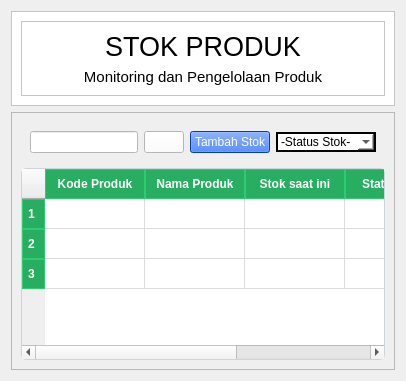
         <widget class="QWidget" name="Stok">
          <layout class="QVBoxLayout" name="verticalLayout_21">
           <item>
            <widget class="QFrame" name="frame_28">
             <property name="styleSheet">
              <string notr="true">background-color: rgb(255, 255, 255);</string>
             </property>
             <property name="frameShape">
              <enum>QFrame::Shape::StyledPanel</enum>
             </property>
             <property name="frameShadow">
              <enum>QFrame::Shadow::Raised</enum>
             </property>
             <layout class="QVBoxLayout" name="verticalLayout_22">
              <item>
               <widget class="QFrame" name="frame_29">
                <property name="styleSheet">
                 <string notr="true">background-color: rgb(255, 255, 255);</string>
                </property>
                <property name="frameShape">
                 <enum>QFrame::Shape::StyledPanel</enum>
                </property>
                <property name="frameShadow">
                 <enum>QFrame::Shadow::Raised</enum>
                </property>
                <layout class="QVBoxLayout" name="verticalLayout_31">
                 <item>
                  <widget class="QLabel" name="Judul_produk">
                   <property name="font">
                    <font>
                     <pointsize>20</pointsize>
                    </font>
                   </property>
                   <property name="styleSheet">
                    <string notr="true">background-color: rgb(255, 255, 255);</string>
                   </property>
                   <property name="text">
                    <string>STOK PRODUK</string>
                   </property>
                   <property name="alignment">
                    <set>Qt::AlignmentFlag::AlignCenter</set>
                   </property>
                  </widget>
                 </item>
                 <item>
                  <widget class="QLabel" name="subjudul_produk">
                   <property name="font">
                    <font>
                     <pointsize>11</pointsize>
                    </font>
                   </property>
                   <property name="styleSheet">
                    <string notr="true">background-color: rgb(255, 255, 255);</string>
                   </property>
                   <property name="text">
                    <string>Monitoring dan Pengelolaan Produk</string>
                   </property>
                   <property name="alignment">
                    <set>Qt::AlignmentFlag::AlignCenter</set>
                   </property>
                  </widget>
                 </item>
                </layout>
               </widget>
              </item>
             </layout>
            </widget>
           </item>
           <item>
            <widget class="QFrame" name="frame_18">
             <property name="frameShape">
              <enum>QFrame::Shape::StyledPanel</enum>
             </property>
             <property name="frameShadow">
              <enum>QFrame::Shadow::Raised</enum>
             </property>
             <layout class="QVBoxLayout" name="verticalLayout_20">
              <item alignment="Qt::AlignmentFlag::AlignBottom">
               <widget class="QWidget" name="widget_8" native="true">
                <property name="minimumSize">
                 <size>
                  <width>350</width>
                  <height>0</height>
                 </size>
                </property>
                <property name="styleSheet">
                 <string notr="true">QPushButton:Checked {
	background-color: white; 
	font-weight: bold;
}</string>
                </property>
                <layout class="QHBoxLayout" name="horizontalLayout_16">
                 <item>
                  <layout class="QHBoxLayout" name="horizontalLayout_17">
                   <item>
                    <widget class="QLineEdit" name="inputSearchStok">
                     <property name="styleSheet">
                      <string notr="true">background-color: rgb(255, 255, 255);</string>
                     </property>
                    </widget>
                   </item>
                   <item>
                    <widget class="QPushButton" name="btnPencarianStok">
                     <property name="styleSheet">
                      <string notr="true">background-color: rgb(255, 255, 255);</string>
                     </property>
                     <property name="text">
                      <string/>
                     </property>
                     <property name="icon">
                      <iconset resource="icon.qrc">
                       <normaloff>:/newPrefix/Icon/search-removebg-preview.png</normaloff>:/newPrefix/Icon/search-removebg-preview.png</iconset>
                     </property>
                    </widget>
                   </item>
                  </layout>
                 </item>
                 <item>
                  <widget class="QPushButton" name="btnTambahStok">
                   <property name="styleSheet">
                    <string notr="true">QPushButton {
	background-color: rgb(0, 85, 255);
	color:white;
}

QPushButton:checked {
	background-color: White;
	color: black;
	font-weight: bold;
}</string>
                   </property>
                   <property name="text">
                    <string>Tambah Stok</string>
                   </property>
                   <property name="icon">
                    <iconset resource="icon.qrc">
                     <normaloff>:/newPrefix/Icon/tambah3-removebg-preview.png</normaloff>:/newPrefix/Icon/tambah3-removebg-preview.png</iconset>
                   </property>
                  </widget>
                 </item>
                 <item>
                  <widget class="QComboBox" name="comboBoxStok">
                   <property name="minimumSize">
                    <size>
                     <width>100</width>
                     <height>0</height>
                    </size>
                   </property>
                   <property name="maximumSize">
                    <size>
                     <width>30</width>
                     <height>16777215</height>
                    </size>
                   </property>
                   <property name="styleSheet">
                    <string notr="true">QComboBox {
	selection-background-color: rgb(0, 85, 255);
	background-color: white;
	border: 2px solid black;
}</string>
                   </property>
                   <property name="editable">
                    <bool>false</bool>
                   </property>
                   <item>
                    <property name="text">
                     <string>-Status Stok-</string>
                    </property>
                   </item>
                   <item>
                    <property name="text">
                     <string>Masih Ada</string>
                    </property>
                   </item>
                   <item>
                    <property name="text">
                     <string>Menipis</string>
                    </property>
                   </item>
                   <item>
                    <property name="text">
                     <string>Habis</string>
                    </property>
                   </item>
                  </widget>
                 </item>
                </layout>
               </widget>
              </item>
              <item>
               <widget class="QTableWidget" name="TableStok">
                <property name="styleSheet">
                 <string notr="true">/* Warna dasar tabel */
QTableWidget {
    background-color: #ffffff;
    alternate-background-color: #f9f9f9; /* Warna baris selang-seling */
    gridline-color: #dcdcdc;
    color: #333333;
    selection-background-color: #27ae60; /* Warna hijau saat baris diklik */
    selection-color: white;
}

/* Warna Header (Kolom Atas) */
QHeaderView::section {
    background-color: #27ae60; /* Hijau sesuai tema Toko Sayur Anda */
    color: white;
    padding: 5px;
    font-weight: bold;
    border: 1px solid #2ecc71;
}

/* Menghilangkan border kaku di sekeliling tabel */
QTableWidget {
    border: 1px solid #ced4da;
    border-radius: 5px;
}</string>
                </property>
                <property name="editTriggers">
                 <set>QAbstractItemView::EditTrigger::NoEditTriggers</set>
                </property>
                <property name="selectionMode">
                 <enum>QAbstractItemView::SelectionMode::SingleSelection</enum>
                </property>
                <property name="selectionBehavior">
                 <enum>QAbstractItemView::SelectionBehavior::SelectRows</enum>
                </property>
                <attribute name="horizontalHeaderStretchLastSection">
                 <bool>true</bool>
                </attribute>
                <row/>
                <row/>
                <row/>
                <column>
                 <property name="text">
                  <string>Kode Produk</string>
                 </property>
                </column>
                <column>
                 <property name="text">
                  <string>Nama Produk</string>
                 </property>
                </column>
                <column>
                 <property name="text">
                  <string>Stok saat ini</string>
                 </property>
                </column>
                <column>
                 <property name="text">
                  <string>Status Stok</string>
                 </property>
                </column>
                <column>
                 <property name="text">
                  <string>Aksi</string>
                 </property>
                </column>
               </widget>
              </item>
             </layout>
            </widget>
           </item>
          </layout>
         </widget>
